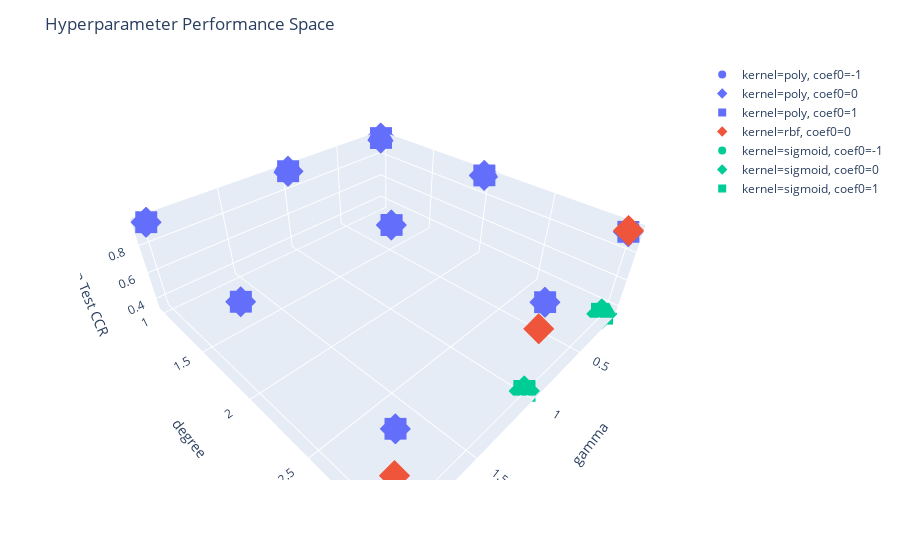

Write notebook code for a chart like this one.
### Code cell
''' review the hyperparameter performance space '''
fig = px.scatter_3d(GSCResults, x='gamma', y='degree', z='Mean Test CCR', color='kernel', symbol='coef0')
fig.update_layout(title='Hyperparameter Performance Space')
plyoff.iplot(fig)

### Figure 1 — Plotly figure (JSON) as saved in the notebook; plotly's stock layout.template omitted (floating-point values rounded to 4 significant figures)
{"data": [{"hoverlabel": {"namelength": 0}, "hovertemplate": "kernel=poly<br>coef0=-1<br>gamma=%{x}<br>degree=%{y}<br>Mean Test CCR=%{z}", "legendgroup": "kernel=poly, coef0=-1", "marker": {"color": "#636efa", "symbol": "circle"}, "mode": "markers", "name": "kernel=poly, coef0=-1", "scene": "scene", "showlegend": true, "type": "scatter3d", "x": [2, 0.1, 1, 0.1, 2, 1, 0.1, 2, 1], "y": [1, 2, 1, 1, 2, 2, 3, 3, 3], "z": [0.962, 0.962, 0.9603, 0.9573, 0.9437, 0.9427, 0.9417, 0.941, 0.9407]}, {"hoverlabel": {"namelength": 0}, "hovertemplate": "kernel=poly<br>coef0=0<br>gamma=%{x}<br>degree=%{y}<br>Mean Test CCR=%{z}", "legendgroup": "kernel=poly, coef0=0", "marker": {"color": "#636efa", "symbol": "diamond"}, "mode": "markers", "name": "kernel=poly, coef0=0", "scene": "scene", "showlegend": true, "type": "scatter3d", "x": [2, 0.1, 1, 0.1, 1, 2, 0.1, 1, 2], "y": [1, 2, 1, 1, 2, 2, 3, 3, 3], "z": [0.962, 0.962, 0.9603, 0.9573, 0.9437, 0.9437, 0.941, 0.941, 0.941]}, {"hoverlabel": {"namelength": 0}, "hovertemplate": "kernel=poly<br>coef0=1<br>gamma=%{x}<br>degree=%{y}<br>Mean Test CCR=%{z}", "legendgroup": "kernel=poly, coef0=1", "marker": {"color": "#636efa", "symbol": "square"}, "mode": "markers", "name": "kernel=poly, coef0=1", "scene": "scene", "showlegend": true, "type": "scatter3d", "x": [2, 0.1, 1, 0.1, 1, 2, 1, 2, 0.1], "y": [1, 2, 1, 1, 2, 2, 3, 3, 3], "z": [0.962, 0.9613, 0.9603, 0.9573, 0.9433, 0.9433, 0.941, 0.941, 0.9397]}, {"hoverlabel": {"namelength": 0}, "hovertemplate": "kernel=rbf<br>coef0=0<br>gamma=%{x}<br>degree=%{y}<br>Mean Test CCR=%{z}", "legendgroup": "kernel=rbf, coef0=0", "marker": {"color": "#EF553B", "symbol": "diamond"}, "mode": "markers", "name": "kernel=rbf, coef0=0", "scene": "scene", "showlegend": true, "type": "scatter3d", "x": [0.1, 1, 2], "y": [3, 3, 3], "z": [0.9483, 0.7763, 0.659]}, {"hoverlabel": {"namelength": 0}, "hovertemplate": "kernel=sigmoid<br>coef0=-1<br>gamma=%{x}<br>degree=%{y}<br>Mean Test CCR=%{z}", "legendgroup": "kernel=sigmoid, coef0=-1", "marker": {"color": "#00cc96", "symbol": "circle"}, "mode": "markers", "name": "kernel=sigmoid, coef0=-1", "scene": "scene", "showlegend": true, "type": "scatter3d", "x": [0.1, 1, 2], "y": [3, 3, 3], "z": [0.3333, 0.3333, 0.3333]}, {"hoverlabel": {"namelength": 0}, "hovertemplate": "kernel=sigmoid<br>coef0=0<br>gamma=%{x}<br>degree=%{y}<br>Mean Test CCR=%{z}", "legendgroup": "kernel=sigmoid, coef0=0", "marker": {"color": "#00cc96", "symbol": "diamond"}, "mode": "markers", "name": "kernel=sigmoid, coef0=0", "scene": "scene", "showlegend": true, "type": "scatter3d", "x": [0.1, 1, 2], "y": [3, 3, 3], "z": [0.3333, 0.3333, 0.3333]}, {"hoverlabel": {"namelength": 0}, "hovertemplate": "kernel=sigmoid<br>coef0=1<br>gamma=%{x}<br>degree=%{y}<br>Mean Test CCR=%{z}", "legendgroup": "kernel=sigmoid, coef0=1", "marker": {"color": "#00cc96", "symbol": "square"}, "mode": "markers", "name": "kernel=sigmoid, coef0=1", "scene": "scene", "showlegend": true, "type": "scatter3d", "x": [0.1, 1, 2], "y": [3, 3, 3], "z": [0.3333, 0.3333, 0.3333]}], "layout": {"autosize": true, "legend": {"tracegroupgap": 0}, "margin": {"t": 60}, "scene": {"aspectmode": "auto", "aspectratio": {"x": 1.421, "y": 1.496, "z": 0.4703}, "domain": {"x": [0, 1], "y": [0, 1]}, "xaxis": {"title": {"text": "gamma"}, "type": "linear"}, "yaxis": {"title": {"text": "degree"}, "type": "linear"}, "zaxis": {"title": {"text": "Mean Test CCR"}, "type": "linear"}}, "title": {"text": "Hyperparameter Performance Space"}}}
